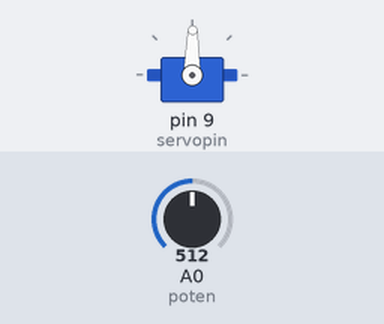
Simulated run of this sketch. Board: Arduino Uno, built with avr-gcc and run on an emulated ATmega328P. Parts: servo. The inputs (shaded band) are chosen by the test bench; at power-on: A0 (poten) = 512. What the sketch prints to the serial monitor is not drawn.

Above: at 1.2 s.
1.3 s: A0 (poten) set to 716
At 2.5 s:
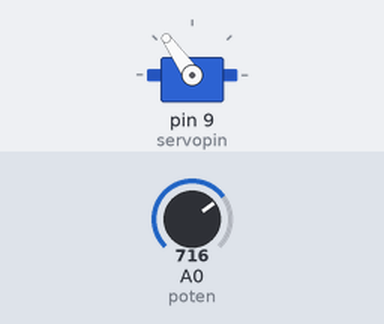
2.8 s: A0 (poten) set to 900
At 3.8 s:
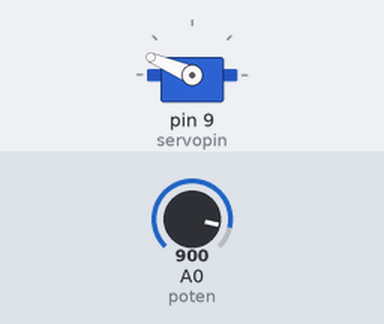
4.3 s: A0 (poten) set to 1023
At 5.1 s:
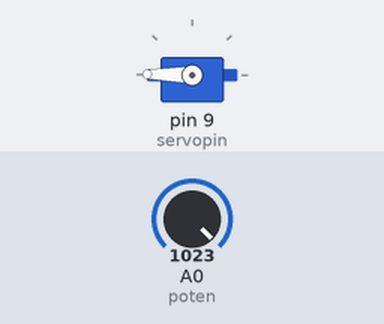
5.8 s: A0 (poten) set to 306
At 6.4 s:
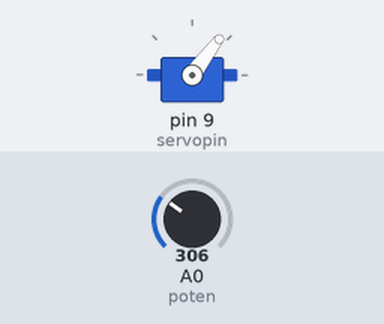
7.3 s: A0 (poten) set to 122
At 7.7 s:
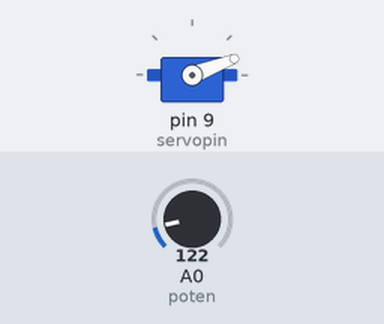
8.8 s: A0 (poten) set to 511
At 10.3 s:
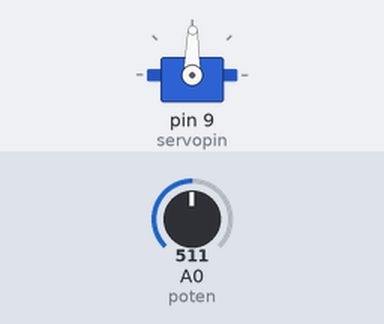
Timing chart, 0 to 11.3 s (numbered marks = the images above; inputs shaded):
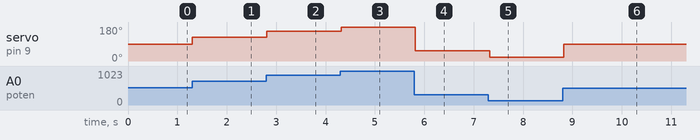

The sketch:

servo-motor-resistor.ino
```cpp
#include <Servo.h>

Servo servo;

int servopin = 9;
int poten = 0;
int angle;

void setup() {
  // put your setup code here, to run once:
  Serial.begin(9600);
  servo.attach(servopin);
}

void loop() {
  // put your main code here, to run repeatedly:
  angle = map(analogRead(poten), 0, 1023, 0, 179);
  Serial.println("angle : ");
  servo.write(angle);
  delay(100);
}
```

Measured:
- after the input at 1.3 s, servo on pin 9 (servopin): 89° → 125° at once
- after the input at 2.8 s, servo on pin 9 (servopin): 125° → 157° at once
- after the input at 4.3 s, servo on pin 9 (servopin): 157° → 179° at once
- after the input at 5.8 s, servo on pin 9 (servopin): 179° → 53° at once
- after the input at 7.3 s, servo on pin 9 (servopin): 53° → 21° at once
- after the input at 8.8 s, servo on pin 9 (servopin): 21° → 89° at once
